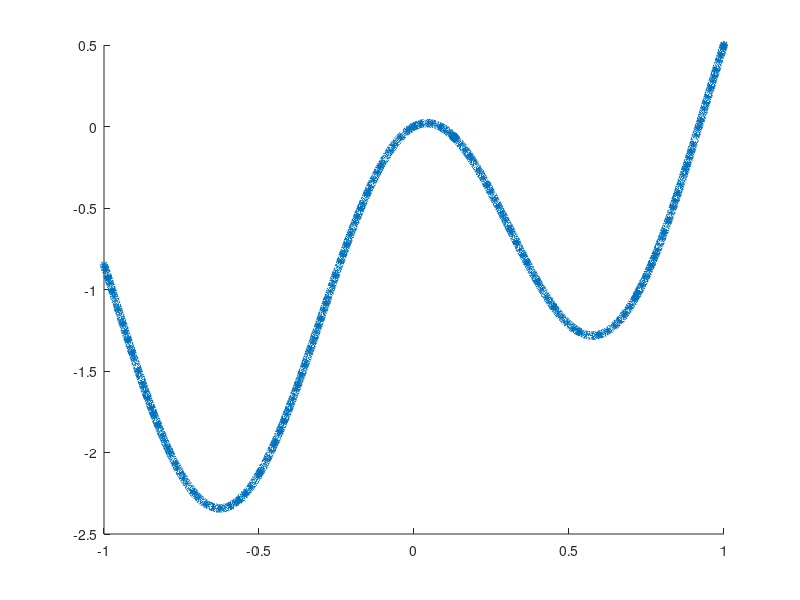

This figure's MATLAB source: (Note: this script raises an error after producing the figure.)
clear all;
close all;
clc;

nsamp = 10000;

a = -1;
b = 1;
rx = a + (b-a).*rand(nsamp,1);
ry = -0.5*rx.^3+1*cos(rx*5)+exp(rx)-2;
rz = -rx.^3+1*cos(rx*5)+exp(rx)-2 + sin(rx*2);

RXY = [rx,ry];

x2 = -1:0.05:1;
y2 = -0.5*x2.^3+1*cos(x2*5)+exp(x2)-2;
z2 = -x2.^3+1*cos(x2*5)+exp(x2)-2 + sin(x2*2);

XY = [x2;y2];

figure; hold on;
plot3(rx,ry,rz, '*');

netconf = [64 128 64 32];
net = feedforwardnet(netconf);

layers = [
    featureInputLayer(2)
    fullyConnectedLayer(128)
    reluLayer
    fullyConnectedLayer(128)
    reluLayer
    fullyConnectedLayer(128)
    reluLayer
    fullyConnectedLayer(128)
    reluLayer
    fullyConnectedLayer(128)
    reluLayer
    fullyConnectedLayer(1)
    regressionLayer
    
    ]

opt = trainingOptions('adam', ...
    'ExecutionEnvironment','gpu', ...
    'MaxEpochs',1000, ...
    'MiniBatchSize', 2048, ...
    'InitialLearnRate', 1e-5);

net = trainNetwork(RXY, rz, layers, opt);

z_pred = predict(net, XY.');

figure;
plot3(x2, y2, z2, '*');
hold on;
plot3(x2, y2, z_pred, 'linewidth', 0.5);